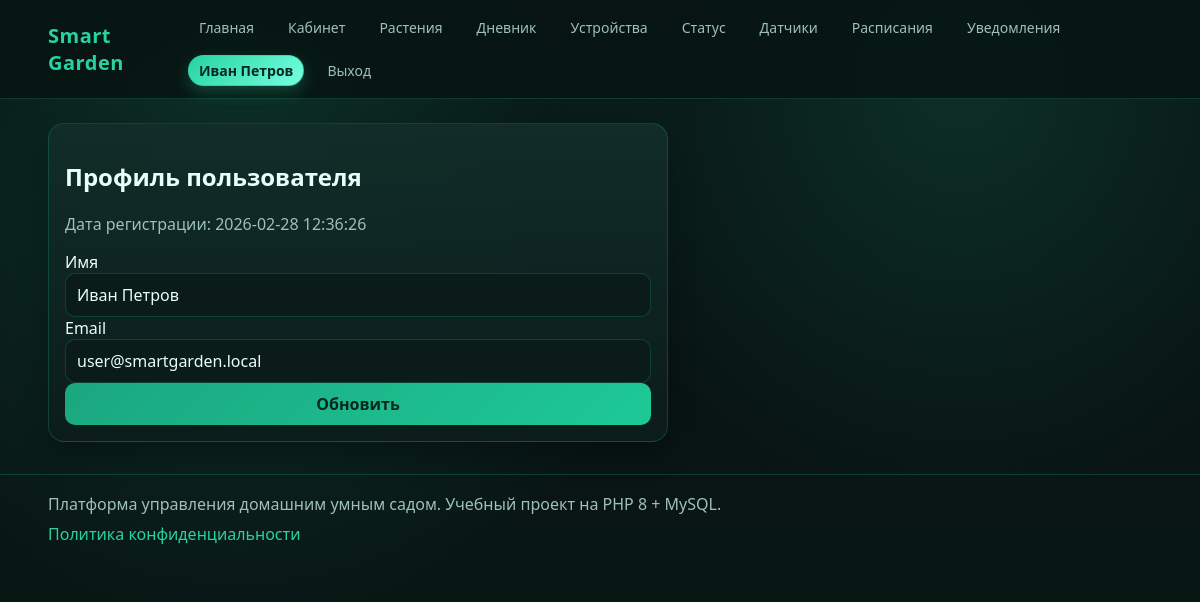
Screenshot of /?route=profile (signed in) with the database file from the repository.
### tables this page shows
CREATE TABLE users (
  id INT UNSIGNED AUTO_INCREMENT PRIMARY KEY,
  role_id INT UNSIGNED NOT NULL,
  name VARCHAR(120) NOT NULL,
  email VARCHAR(190) NOT NULL UNIQUE,
  password_hash VARCHAR(255) NOT NULL,
  created_at DATETIME NOT NULL,
  FOREIGN KEY (role_id) REFERENCES roles(id)
);

### app/helpers/View.php (called while the page is built, shortened)
<?php
class View
{
    public static function render(string $view, array $data = []): void
    {
        $viewPath = dirname(__DIR__, 2) . '/app/views/' . $view . '.php';
        extract($data, EXTR_SKIP);
        require dirname(__DIR__, 2) . '/app/views/layouts/header.php';
        require $viewPath;
        require dirname(__DIR__, 2) . '/app/views/layouts/footer.php';
    }
}

### app/Controllers/BaseController.php (called while the page is built, shortened)
<?php
class BaseController
{
    protected array $config;
    public function __construct(array $config)
    {
        $this->config = $config;
        $this->db = Database::connection($config);
    }
    protected function render(string $view, array $data = []): void
    {
        $defaults = [
            'appName' => $this->config['app']['name'],
            'currentUser' => Auth::user(),
            'csrfToken' => Csrf::token($this->config['security']['csrf_key']),
            'pageTitle' => $this->config['app']['name'],
            'metaDescription' => 'Платформа управления умным садом и дневник роста растений.',
        ];
        View::render($view, array_merge($defaults, $data));
    }
}

### app/Controllers/ProfileController.php (called while the page is built, shortened)
<?php
class ProfileController extends BaseController
{
    public function show(): void
    {
        $uid = (int) $_SESSION['user']['id'];
        $stmt = $this->db->prepare('SELECT id, name, email, created_at FROM users WHERE id = :id');
        $stmt->execute(['id' => $uid]);
        $user = $stmt->fetch();
        $this->render('profile/show', [
            'pageTitle' => 'Профиль',
            'user' => $user,
        ]);
    }
}

### public/index.php (called while the page is built, shortened)
<?php
$root = dirname(__DIR__);
$config = require $root . '/config/config.php';
spl_autoload_register(function (string $class) use ($root): void {
    $prefix = 'App\\';
    $path = $root . '/app/' . str_replace('\\', '/', substr($class, strlen($prefix))) . '.php';
});
require_once $root . '/app/helpers/functions.php';
$routes = require $root . '/routes/web.php';
$router = new App\Helpers\Router($config, $routes);
$router->dispatch();

### app/helpers/Database.php (called while the page is built, shortened)
<?php
class Database
{
    private static ?PDO $pdo = null;
    public static function connection(array $config): PDO
    {
        $db = $config['db'];
        $dsn = sprintf(
            'mysql:host=%s;port=%s;dbname=%s;charset=%s',
            $db['host'],
            $db['port'],
            $db['name'],
            $db['charset']
        );
        try {
            self::$pdo = new PDO($dsn, $db['user'], $db['pass'], [
                PDO::ATTR_ERRMODE => PDO::ERRMODE_EXCEPTION,
                PDO::ATTR_DEFAULT_FETCH_MODE => PDO::FETCH_ASSOC,
                PDO::ATTR_EMULATE_PREPARES => false,
            ]);
        } catch (PDOException $e) {
            throw new PDOException('Ошибка подключения к БД: ' . $e->getMessage(), (int) $e->getCode(), $e);
        }
        return self::$pdo;
    }
}

### app/helpers/functions.php (called while the page is built)
<?php
function e(?string $value): string
{
    return htmlspecialchars((string) $value, ENT_QUOTES | ENT_SUBSTITUTE, 'UTF-8');
}

### app/views/profile/show.php (the view, shortened to what this page needs)
<div class="card" style="max-width: 620px;">
  <h2>Профиль пользователя</h2>
  <p class="muted">Дата регистрации: <?= e((string) ($user['created_at'] ?? '')) ?></p>
  <form method="post" action="/?route=profile">
    <label>Имя</label>
    <input type="text" name="name" value="<?= e((string) ($user['name'] ?? '')) ?>" required>
    <label>Email</label>
    <input type="email" value="<?= e((string) ($user['email'] ?? '')) ?>" disabled>
    <button type="submit">Обновить</button>
  </form>
</div>

### app/helpers/Router.php (shortened to what this page needs)
<?php
class Router
{
    private array $config;
    private array $routes;
    public function __construct(array $config, array $routes)
    {
        $this->config = $config;
        $this->routes = $routes;
    }
    public function dispatch(): void
    {
        $method = strtoupper($_SERVER['REQUEST_METHOD'] ?? 'GET');
        $route = trim((string) ($_GET['route'] ?? ''), '/');
        foreach ($this->routes as $item) {
            if ($method !== $item['method'] || $route !== $item['path']) {
                continue;
            }
            [$class, $action] = $item['handler'];
            $controller = new $class($this->config);
            $controller->{$action}();
            return;
        }
    }
}

### app/views/layouts/header.php (shortened to what this page needs)
<!doctype html>
<html lang="ru">
<head>
  <link rel="stylesheet" href="/assets/css/style.css">
</head>
<body>
<header class="topbar">
  <div class="container topbar-inner">
    <a class="brand" href="/?route=home">Smart Garden</a>
    <?php
      $currentRoute = trim((string) ($_GET['route'] ?? ''), '/');
      $currentRouteBase = explode('/', $currentRoute)[0];
      $isActiveRoute = static function (array $routes) use ($currentRoute, $currentRouteBase): string {
          foreach ($routes as $routeName) {
              if ($currentRoute === $routeName || $currentRouteBase === $routeName) {
                  return ' class="is-active"';
              }
          }
          return '';
      };
    ?>
    <nav class="nav">
      <a<?= $isActiveRoute(['home']) ?> href="/?route=home">Главная</a>
      <?php if (!empty($currentUser)): ?>
        <a<?= $isActiveRoute(['dashboard']) ?> href="/?route=dashboard">Кабинет</a>
        <a<?= $isActiveRoute(['plants']) ?> href="/?route=plants">Растения</a>
        <a<?= $isActiveRoute(['diary']) ?> href="/?route=diary">Дневник</a>
        <a<?= $isActiveRoute(['devices']) ?> href="/?route=devices">Устройства</a>
        <a<?= $isActiveRoute(['status']) ?> href="/?route=status">Статус</a>
        <a<?= $isActiveRoute(['sensors']) ?> href="/?route=sensors">Датчики</a>
        <a<?= $isActiveRoute(['automation']) ?> href="/?route=automation">Расписания</a>
        <a<?= $isActiveRoute(['notifications']) ?> href="/?route=notifications">Уведомления</a>
        <a<?= $isActiveRoute(['profile']) ?> href="/?route=profile"><?= e($currentUser['name']) ?></a>
        <a href="/?route=logout">Выход</a>
      <?php else: ?>
        <a<?= $isActiveRoute(['login', 'forgot', 'reset']) ?> href="/?route=login">Вход</a>
        <a<?= $isActiveRoute(['register']) ?> href="/?route=register">Регистрация</a>
      <?php endif; ?>
    </nav>
  </div>
</header>
<main class="main">
  <div class="container">

### public/assets/css/style.css (style rules this page uses)
:root { --bg: #081412; --bg-soft: #0f2220; --panel: #122d2a; --text: #e7fff7; --muted: #9ec0b8; --accent: #27d3a2; --warn: #ffc857; --danger: #ff6b6b; --line: rgba(39, 211, 162, 0.2); }
* { box-sizing: border-box; }
body { margin: 0; font-family: "Segoe UI", "Trebuchet MS", sans-serif; color: var(--text); background: radial-gradient(circle at 20% 20%, rgba(39,211,162,0.16), transparent 40%), radial-gradient(circle at 80% 10%, rgba(33,151,126,0.22), transparent 35%), linear-gradient(180deg, #07110f, #081412 45%, #091917); min-height: 100vh; }
a { color: var(--accent); text-decoration: none; }
.container { width: min(1120px, 92vw); margin: 0 auto; }
.topbar { border-bottom: 1px solid var(--line); backdrop-filter: blur(6px); position: sticky; top: 0; background: rgba(8, 20, 18, 0.85); z-index: 10; }
.topbar-inner { display: flex; align-items: center; justify-content: space-between; gap: 12px; padding: 12px 0; }
.brand { font-size: 20px; font-weight: 700; letter-spacing: 0.5px; }
.nav { display: flex; flex-wrap: wrap; gap: 12px; }
.nav a { color: var(--muted); font-size: 14px; border: 1px solid transparent; border-radius: 999px; padding: 5px 10px; transition: color .15s ease, border-color .15s ease, background-color .15s ease, box-shadow .15s ease; }
.nav a.is-active { color: #05271e; font-weight: 700; border-color: rgba(39,211,162,0.75); background: linear-gradient(135deg, #27d3a2, #75ffe0); box-shadow: 0 6px 16px rgba(39,211,162,0.25); }
.main { padding: 24px 0 32px; }
.card { background: linear-gradient(180deg, rgba(18,45,42,0.95), rgba(12,29,27,0.92)); border: 1px solid var(--line); border-radius: 16px; padding: 16px; box-shadow: 0 12px 28px rgba(0, 0, 0, 0.28); }
.muted { color: var(--muted); }
input, select, textarea, button { width: 100%; background: #0a1b19; color: var(--text); border: 1px solid var(--line); border-radius: 10px; padding: 10px 11px; font: inherit; }
button, .btn { cursor: pointer; display: inline-flex; align-items: center; justify-content: center; gap: 8px; background: linear-gradient(135deg, #1aa77f, #1ec997); border: none; color: #05271e; font-weight: 700; }

### rows the page displays
users: name "Иван Петров", created_at "2026-02-28 12:36:26", email "user@smartgarden.local"
